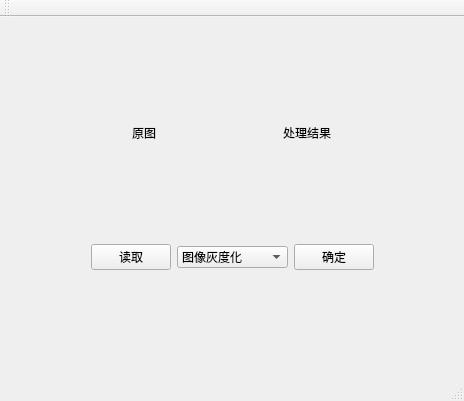
<?xml version="1.0" encoding="UTF-8"?>
<ui version="4.0">
 <class>MainWindow</class>
 <widget class="QMainWindow" name="MainWindow">
  <property name="geometry">
   <rect>
    <x>0</x>
    <y>0</y>
    <width>464</width>
    <height>401</height>
   </rect>
  </property>
  <property name="sizePolicy">
   <sizepolicy hsizetype="Expanding" vsizetype="Expanding">
    <horstretch>0</horstretch>
    <verstretch>0</verstretch>
   </sizepolicy>
  </property>
  <property name="windowTitle">
   <string>MainWindow</string>
  </property>
  <widget class="QWidget" name="centralWidget">
   <layout class="QVBoxLayout" name="verticalLayout">
    <item>
     <layout class="QHBoxLayout" name="horizontalLayout_2" stretch="1,1">
      <item>
       <widget class="QLabel" name="lb_src">
        <property name="enabled">
         <bool>true</bool>
        </property>
        <property name="sizePolicy">
         <sizepolicy hsizetype="Fixed" vsizetype="Fixed">
          <horstretch>0</horstretch>
          <verstretch>0</verstretch>
         </sizepolicy>
        </property>
        <property name="styleSheet">
         <string notr="true"/>
        </property>
        <property name="text">
         <string>原图</string>
        </property>
       </widget>
      </item>
      <item>
       <widget class="QLabel" name="lb_display">
        <property name="enabled">
         <bool>true</bool>
        </property>
        <property name="sizePolicy">
         <sizepolicy hsizetype="Fixed" vsizetype="Fixed">
          <horstretch>0</horstretch>
          <verstretch>0</verstretch>
         </sizepolicy>
        </property>
        <property name="styleSheet">
         <string notr="true"/>
        </property>
        <property name="text">
         <string>处理结果</string>
        </property>
       </widget>
      </item>
     </layout>
    </item>
    <item>
     <layout class="QHBoxLayout" name="horizontalLayout">
      <item>
       <spacer name="horizontalSpacer">
        <property name="orientation">
         <enum>Qt::Horizontal</enum>
        </property>
        <property name="sizeHint" stdset="0">
         <size>
          <width>40</width>
          <height>20</height>
         </size>
        </property>
       </spacer>
      </item>
      <item>
       <widget class="QPushButton" name="btn_readImg">
        <property name="text">
         <string>读取</string>
        </property>
       </widget>
      </item>
      <item>
       <widget class="QComboBox" name="comboBox">
        <item>
         <property name="text">
          <string>图像灰度化</string>
         </property>
        </item>
        <item>
         <property name="text">
          <string>Laplace锐化</string>
         </property>
        </item>
        <item>
         <property name="text">
          <string>sobel边缘检测</string>
         </property>
        </item>
        <item>
         <property name="text">
          <string>canny边缘检测</string>
         </property>
        </item>
        <item>
         <property name="text">
          <string>均值滤波</string>
         </property>
        </item>
        <item>
         <property name="text">
          <string>中值滤波</string>
         </property>
        </item>
        <item>
         <property name="text">
          <string>高斯模板滤波</string>
         </property>
        </item>
        <item>
         <property name="text">
          <string>形态学滤波</string>
         </property>
        </item>
       </widget>
      </item>
      <item>
       <widget class="QPushButton" name="btn_ok">
        <property name="text">
         <string>确定</string>
        </property>
       </widget>
      </item>
      <item>
       <spacer name="horizontalSpacer_2">
        <property name="orientation">
         <enum>Qt::Horizontal</enum>
        </property>
        <property name="sizeHint" stdset="0">
         <size>
          <width>40</width>
          <height>20</height>
         </size>
        </property>
       </spacer>
      </item>
     </layout>
    </item>
   </layout>
  </widget>
  <widget class="QMenuBar" name="menuBar">
   <property name="geometry">
    <rect>
     <x>0</x>
     <y>0</y>
     <width>464</width>
     <height>23</height>
    </rect>
   </property>
  </widget>
  <widget class="QToolBar" name="mainToolBar">
   <attribute name="toolBarArea">
    <enum>TopToolBarArea</enum>
   </attribute>
   <attribute name="toolBarBreak">
    <bool>false</bool>
   </attribute>
  </widget>
  <widget class="QStatusBar" name="statusBar"/>
 </widget>
 <layoutdefault spacing="6" margin="11"/>
 <resources/>
 <connections/>
</ui>
